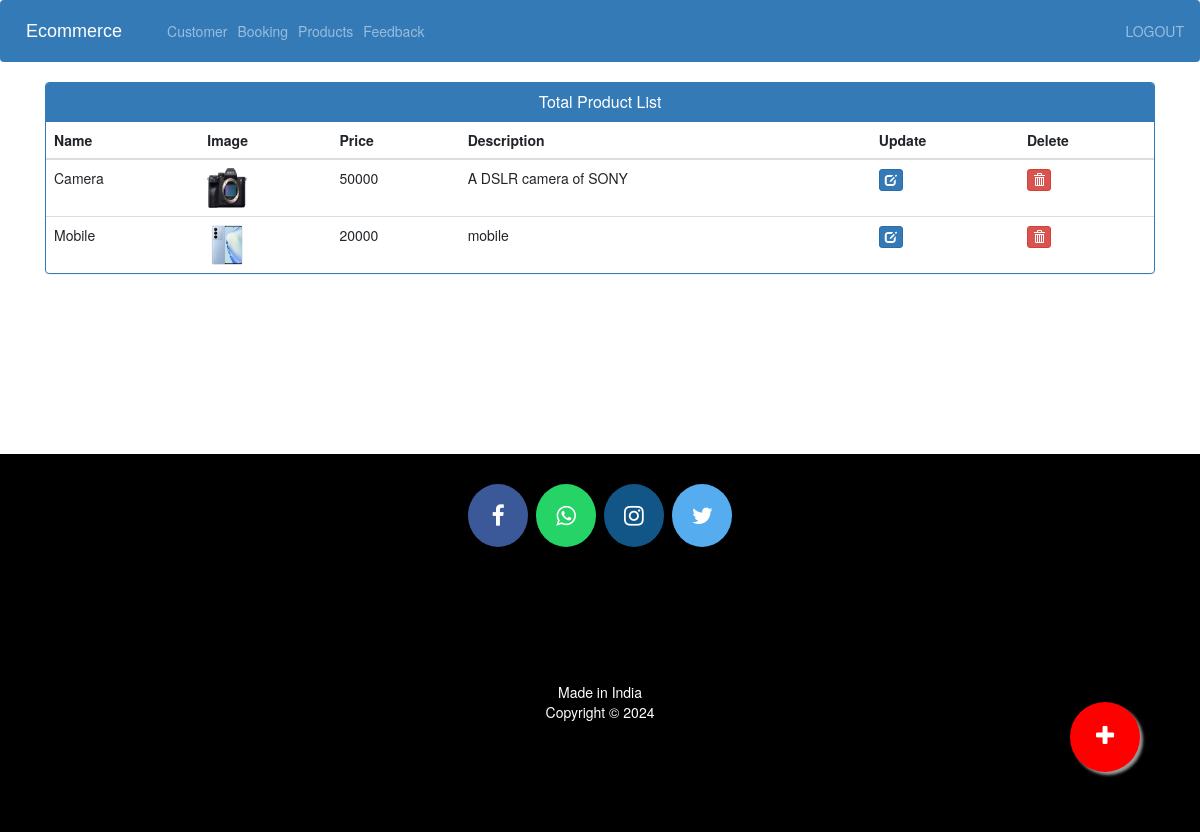
The page /admin-products (signed in) on the database its author committed.
### ecom/models.py (models this page shows, shortened)
class Product(models.Model):
    name=models.CharField(max_length=40)
    product_image= models.ImageField(upload_to='product_image/',null=True,blank=True)
    price = models.PositiveIntegerField()
    description=models.CharField(max_length=40)

### ecom/views.py (the view)
# urls.py: path('admin-products', views.admin_products_view,name='admin-products'),
@login_required(login_url='adminlogin')
def admin_products_view(request):
    products=models.Product.objects.all()
    return render(request,'ecom/admin_products.html',{'products':products})

### templates/ecom/admin_products.html (shortened to what this page needs)
{% extends 'ecom/admin_base.html' %}
{% load static %}
{% block content %}
<head>
  <link href="//netdna.bootstrapcdn.com/bootstrap/3.0.0/css/bootstrap.min.css" rel="stylesheet" id="bootstrap-css">
</head>
<div class="container">
  <div class="panel panel-primary">
    <div class="panel-heading">
      <h6 class="panel-title">Total Product List</h6>
    </div>
    <table class="table table-hover" id="dev-table">
      <thead>
        <tr>
          <th>Name</th>
          <th>Image</th>
          <th>Price</th>
          <th>Description</th>
          <th>Update</th>
          <th>Delete</th>
        </tr>
      </thead>
      {% for p in products %}
  {% if p %}
      <tr>
        <td> {{p.name}}</td>
        <td> <img src="{% static p.product_image.url %}" alt="Profile Pic" height="40px" width="40px" /></td>
        <td>{{p.price}}</td>
        <td>{{p.description}}</td>
        <td><a class="btn btn-primary btn-xs" href="{% url 'update-product' p.id  %}"><span class="glyphicon glyphicon-edit"></span></a></td>
        <td><a class="btn btn-danger btn-xs" href="{% url 'delete-product' p.id  %}"><span class="glyphicon glyphicon-trash"></span></a></td>
      </tr>
      {%else%}
      <br><br><br>
      <h1>no products</h1>
      {% endif %}
      {% endfor %}
    </table>
  </div>
</div>
<a href="/admin-add-product" class="float">
<i class="fa fa-plus my-float"></i>
</a>
{% endblock content %}

### templates/ecom/admin_base.html (style rules this page uses)
.fa { font-size: 23px; width: 60px; text-align: center; text-decoration: none; margin: 5px 2px; border-radius: 50%; }

### templates/ecom/admin_products.html (style rules this page uses)
a:link { text-decoration: none; }
h6 { text-align: center; }
.float { position:fixed; width:70px; height:70px; bottom:60px; right:60px; background-color:red; color:#FFF; border-radius:50px; text-align:center; box-shadow: 3px 3px 3px #999; }
.my-float { margin-top:22px; }

### rows shown on the page
Product: name "Camera", product_image (picture), price "50000", description "A DSLR camera of SONY"
Product: name "Mobile", product_image (picture), price "20000", description "mobile"
